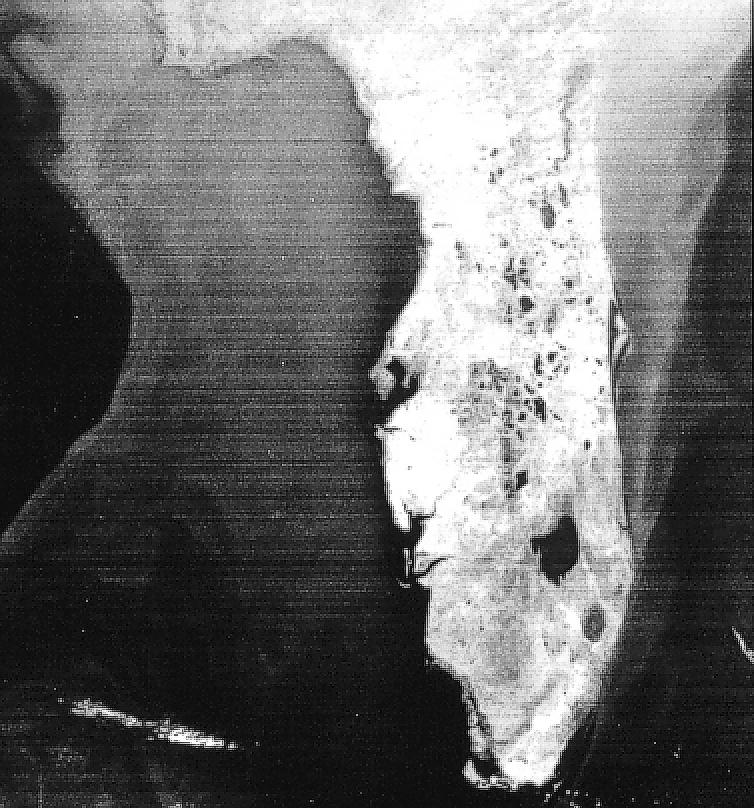
%> input picture pratica_7/pratica7.png, 754 x 808 px
$ octave pratica7.m   (GNU Octave 9; MATLAB toolbox functions it lacks are replaced by stand-ins)
%> lines starting %> are read from the running program, lines starting %| are printed output that depends on the picture; in (x1, y1, x2, y2) boxes, pixels count from 0 and x2, y2 are one past the last pixel; in counts of white or black regions, pixels touching at a corner belong together; the program's own positions count from 1
# 1 - Carregando o pacote
pkg load image;

# 2 - Carregar imagem de entrada 808 x 754
imagemEntrada = imread('pratica7.png');
%> imagemEntrada is the input picture: size 808x754 uint8; min 0, max 255, mean 109.3

# 3 - Converter para double
imagemEntrada = im2double(imagemEntrada);
%> imagemEntrada: size 808x754 double

# 4 - Zero Padding e aplicando fft2
[M, N] = size(imagemEntrada);
%> M = 808; N = 754
P = 2*M;
%> P = 1616
Q = 2*N;
%> Q = 1508
imagemTransformada = fft2(imagemEntrada, P, Q);

# 5 - Centralizar a transformada de Fourier
imagemTransformada = fftshift(imagemTransformada);

# 6 - Espectro de Fourier com uint8 e abs
imagemEspectro = uint8(abs(imagemTransformada));
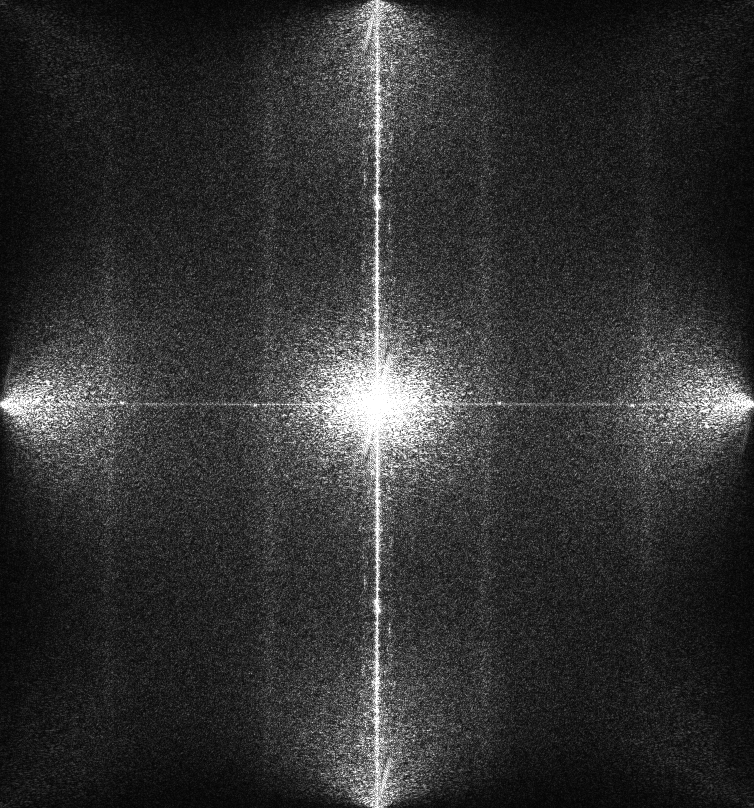
%> imagemEspectro: size 1616x1508 uint8 (shown at 1/2 size); min 0, max 255, mean 49.7
figure = imagemEspectro;
imwrite(imagemEspectro, "espectro.png");

# 7 - Filtro proposto
function out = passaBaixa(P, Q)
%> called with P = 1616, Q = 1508
  h = ones(P, Q);
  min = (Q * 0.5) - 15;
%> min = 739
  max = (Q * 0.5) + 15;
%> max = 769
  h(1 : (Q + 100), min : max) = 0;
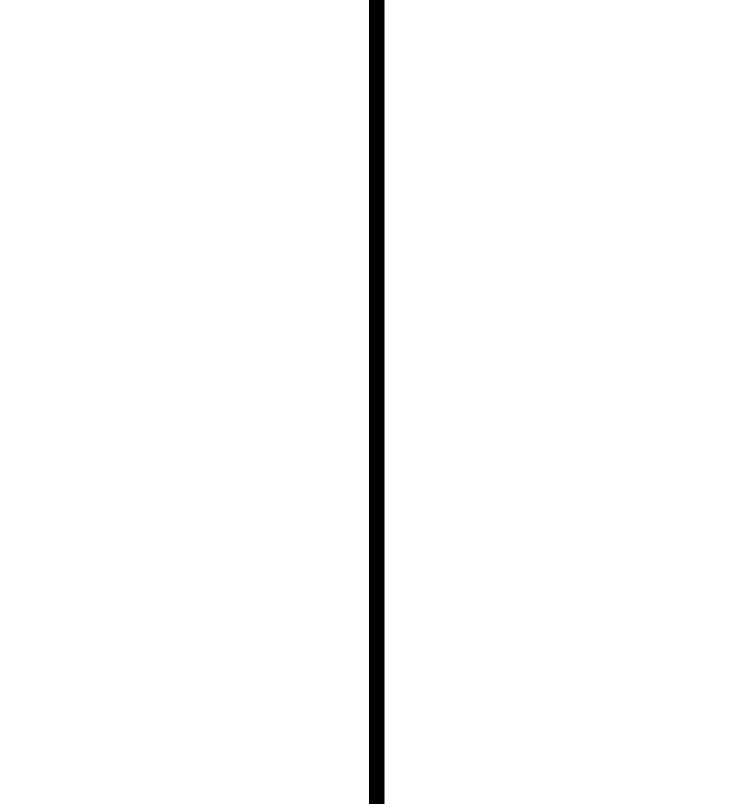
%> h: size 1616x1508 double (shown at 1/2 size); values 0 (black) and 1 (white), 98% white; 1 black region, box (x1, y1, x2, y2) and area: (738, 0, 769, 1608) 49848
  min1 = (P * 0.5) - 70;
%> min1 = 738
  max1 = (P * 0.5) + 70;
%> max1 = 878
  h(min1:max1, min:max) = 1;
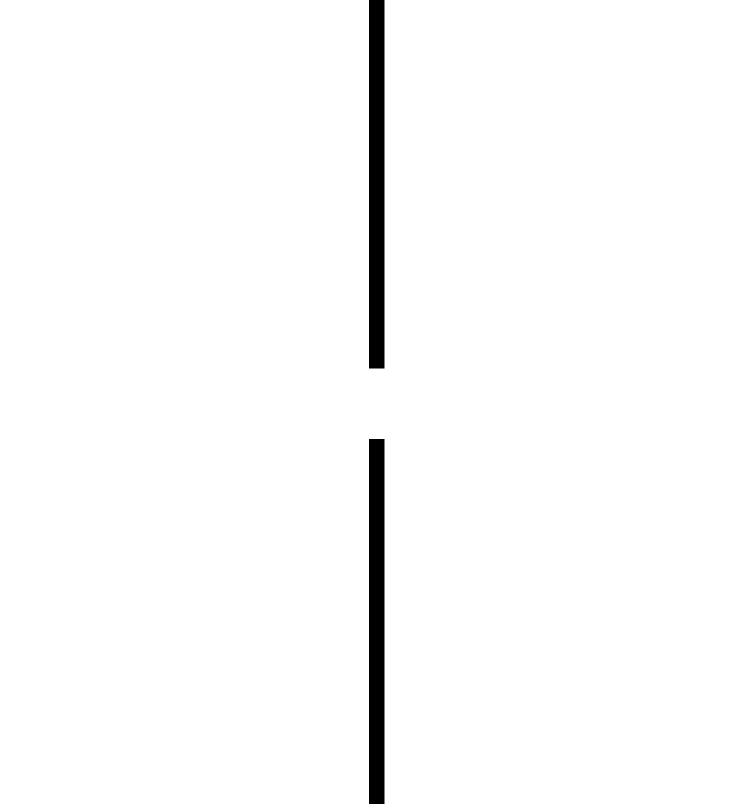
%> h: size 1616x1508 double (shown at 1/2 size); values 0 (black) and 1 (white), 98.1% white; 2 black regions, box (x1, y1, x2, y2) and area: (738, 0, 769, 737) 22847, (738, 878, 769, 1608) 22630
  out = h;
endfunction

filtro = passaBaixa(P, Q);
imwrite(filtro, "filtro.png");
figure = filtro;
figure = (filtro .* imagemEspectro);

# 8 - Multiplicar a matriz da transformada pelo filtro
imagemFiltro = imagemTransformada .* filtro;

# 9 - Aplicando a funcao ifftshift
imagemFiltro = ifftshift(imagemFiltro);

# 10 - Aplicando  a transformada com ifft2
imagemFiltro = ifft2(imagemFiltro);

# 11 - Selecionando apenas a parte real
imagemFiltro = real(imagemFiltro);
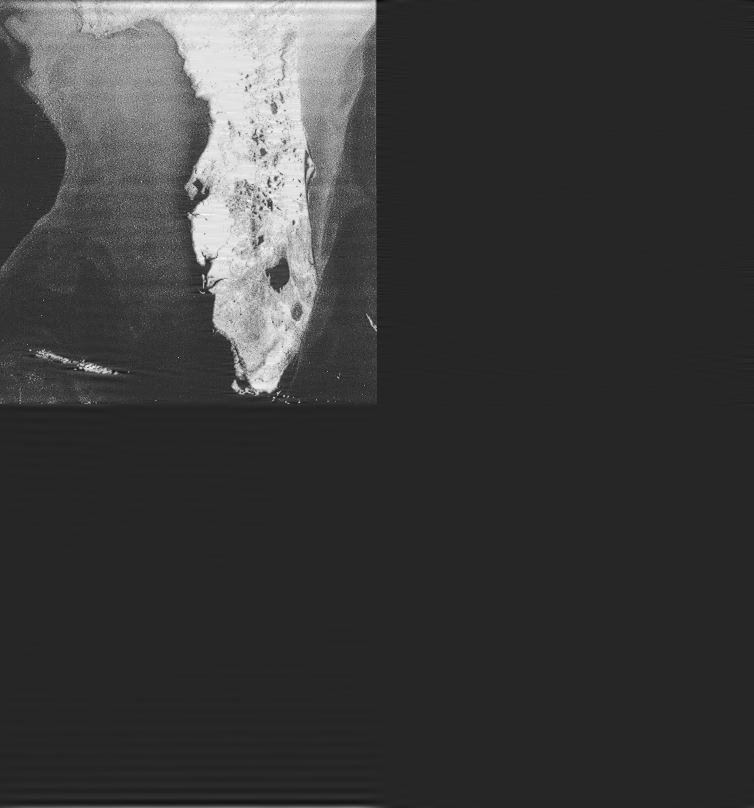
%> imagemFiltro: size 1616x1508 double (shown at 1/2 size); min -0.202, max 1.15, mean 0.107; drawn with min black and max white

# 12 - Extrair a regiao M x N
imagemSaida = zeros(M, N);

# 13 - Salvar a imagem do resultado final
imagemSaida = imagemFiltro(1:M, 1:N);
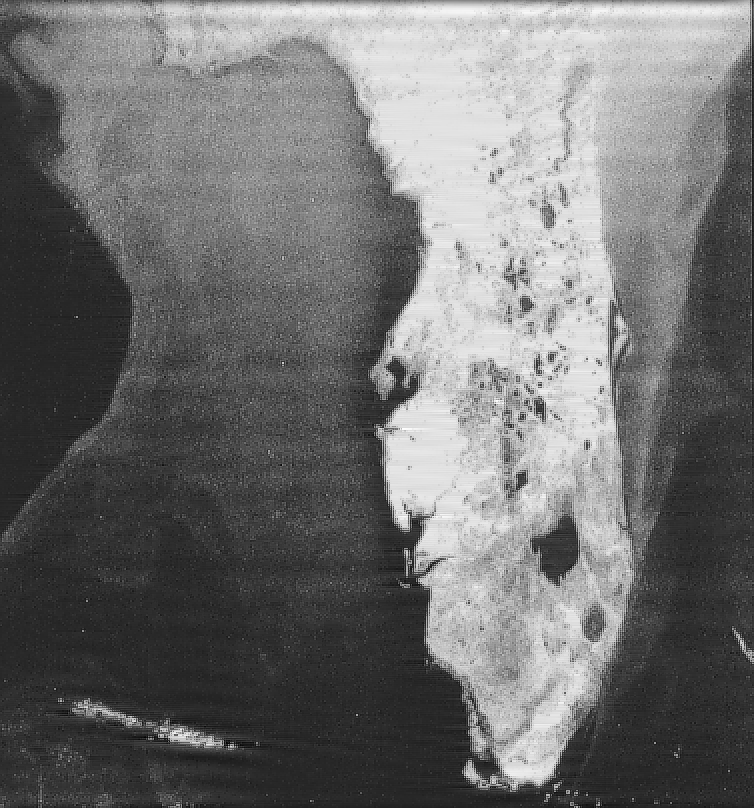
%> imagemSaida: size 808x754 double; min -0.137, max 1.15, mean 0.427; drawn with min black and max white
figure = (im2uint8(imagemSaida));
%> figure: size 808x754 uint8
imwrite(figure, "resultado.png");

#figure, imshow(imagemEntrada);
